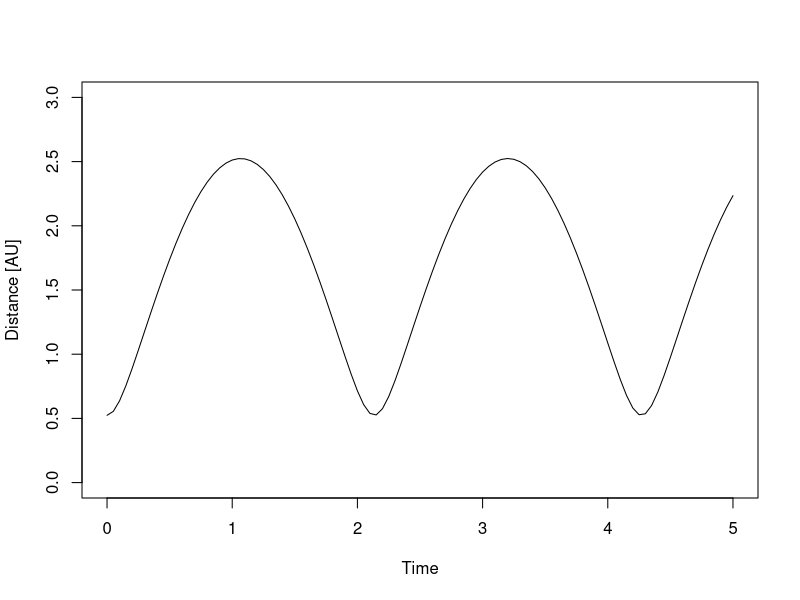
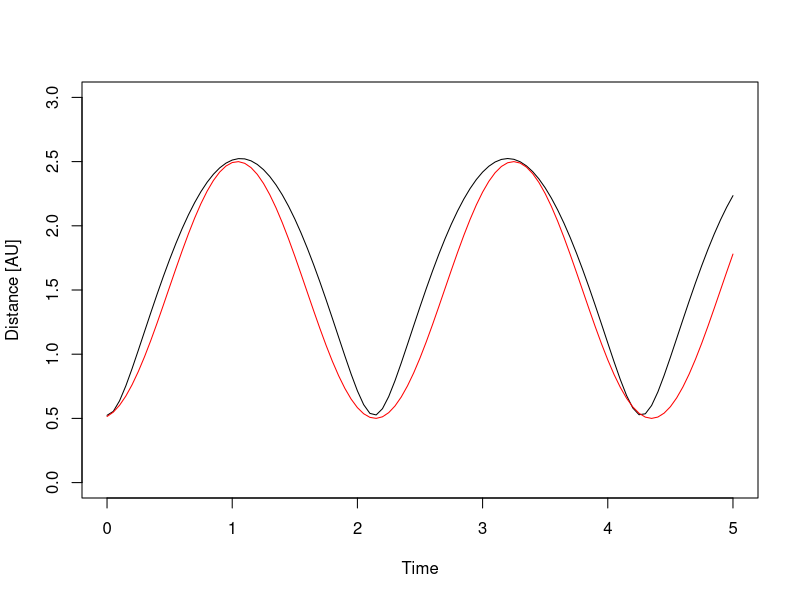
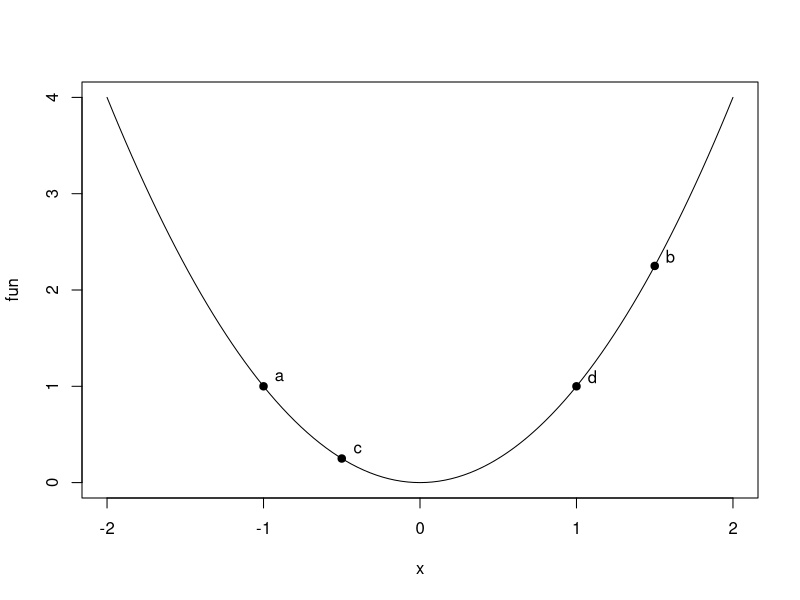

Write the R code that produced these figures, in order.
## ---- chunk 1
library(knitr)
hook_output <- knit_hooks$get("output")
knit_hooks$set(output = function(x, options) {
  lines <- options$output.lines
  if (is.null(lines)) {
    return(hook_output(x, options))  # pass to default hook
  }
  x <- unlist(strsplit(x, "\n"))
  more <- "..."
  if (length(lines)==1) {        # first n lines
    if (length(x) > lines) {
      # truncate the output, but add ....
      x <- c(head(x, lines), more)
    }
  } else {
    x <- c(more, x[lines], more)
  }                                                         
  # paste these lines together                              
  x <- paste(c(x, ""), collapse = "\n")                     
  hook_output(x, options)                                   
})                                                          
knitr::opts_chunk$set(echo = TRUE)                          
knitr::opts_chunk$set(cache = TRUE) 
knitr::opts_chunk$set(echo = TRUE, fig.align="center")
Sys.setlocale("LC_ALL", "Polish")
## ---- chunk 2
r = 1.524 # półoś wielka orbity Marsa w AU

earth <- function(t){ exp(2*pi*1i*t) }

mars <- function(t) { r*exp(2*pi*1i*(r**-1.5*t)) }
## ---- chunk 3
f <- function(x) { abs(mars(x) - earth(x)) }
## ---- chunk 4
plot(f, xlim = c(0, 5), ylim = c(0, 3), xlab = "Time", ylab = "Distance [AU]")
## ---- chunk 5
plot(f, xlim = c(0, 5), ylim = c(0, 3), xlab = "Time", ylab = "Distance [AU]")
plot(function(x) sin(2.85*x - 1.4) + 1.5, xlim = c(0, 5), ylim = c(0, 3), xlab = "Time", ylab = "Distance [AU]", add=TRUE, col="red")
## ---- chunk 6
# Obliczenie pierwszych 101 wyrazów ciągu fib
phil <- c(rep(0, 100))
phil[1:3] <- c(1,1,1)
for(i in c(3:length(phil))) {phil[i] = phil[i-1]
  + phil[i-2]}

phi <- function(i) {
  if(i == 0) {return(0)}; # F(0) = 0
  # Obliczenie nowych elementów jeżeli wyjdziemy poza zakres
  if (i > length(phil)) { 
    len <- length(phil)
    phil <- c(phil, rep(0, i - len))
    for(j in c(len:length(phil))) {phil[j] = phil[j-1] 
      + phil[j-2]}
  }
  return(phil[i])
}
## ---- chunk 7
fun <- function(x){x^2}
plot(fun, -2, 2)
xp <- c(-1,-0.5, 1,1.5)
yp <- fun(xp)
points(xp, yp, pch=19)
text(xp+0.1,yp+0.1, c("a","c","d", "b"))
